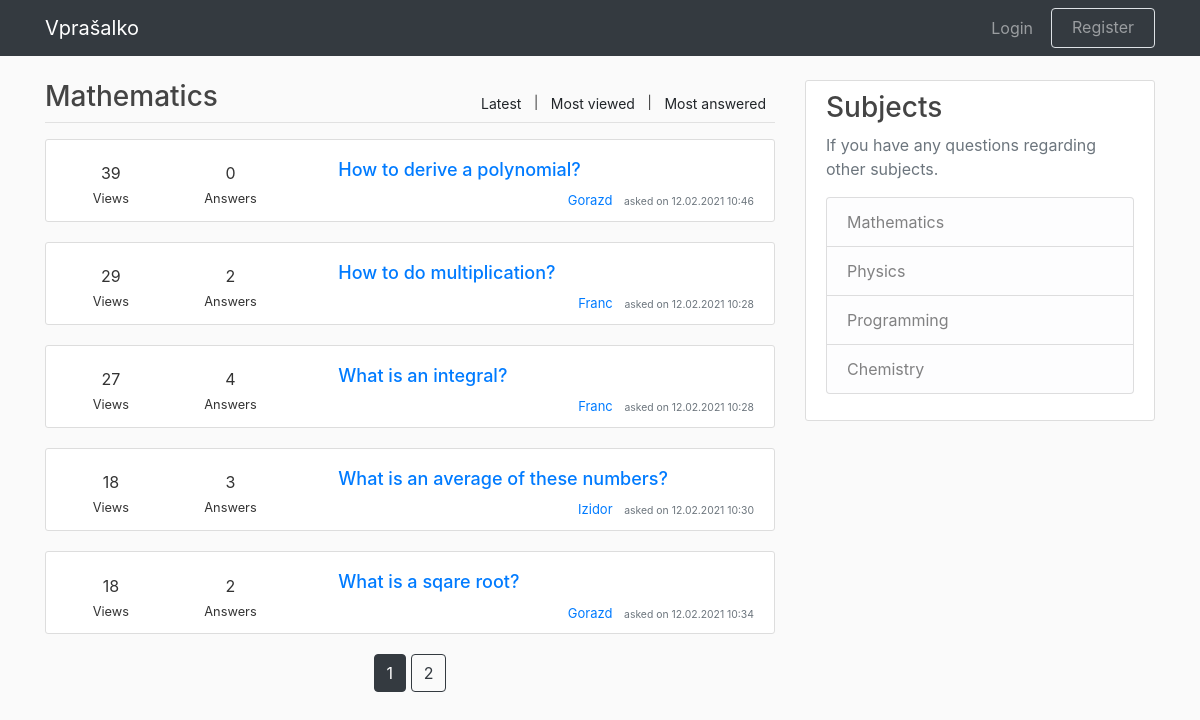
The app's page /home/most_viewed with its own data.
### application/models.py (models this page shows, shortened)
class Question(db.Model, UserMixin):
    id = db.Column(db.Integer, primary_key=True)
    title = db.Column(db.String(100), nullable=False)
    date_posted = db.Column(
        db.DateTime, nullable=False, default=datetime.utcnow
    )
    content = db.Column(db.Text, nullable=False)
    views = db.Column(db.Integer, default=0)
    num_answers = db.Column(db.Integer, default=0)
    user_id = db.Column(db.Integer, db.ForeignKey('user.id'), nullable=False)
    answers = db.relationship(
        "Answer", backref="title", lazy=True, cascade="all, delete-orphan"
    )

class User(db.Model, UserMixin):
    id = db.Column(db.Integer, primary_key=True)
    username = db.Column(db.String(15), unique=True, nullable=False)
    email = db.Column(db.String(120), unique=True, nullable=False)
    password = db.Column(db.String(20), nullable=False)
    description = db.Column(
        db.String(300), nullable=False, default="No description yet."
    )
    questions = db.relationship('Question', backref='author', lazy=True)
    answers = db.relationship('Answer', backref='author', lazy=True)

### application/routes.py (the view)
@app.route("/home/most_viewed")
def most_viewed():
    page = request.args.get("page", default=1, type=int)
    questions = (
        Question.query
        .order_by(Question.views.desc())
        .paginate(page=page, per_page=5)
    )
    return render_template("index.html", questions=questions)

### application/templates/index.html
{% extends "layout.html" %}
{% block content %}
    <div class="col-md-8 pd-0 mg-0">
        <div class="forum-title">
            <div class="float-right forum-desc filter">
                <small>
                    <a class="btn btn-sm btn-custom"
                    href="/"> Latest</a> |
                    <a class="btn btn-sm btn-custom"
                    href="{{ url_for('most_viewed') }}">Most viewed</a> |
                    <a class="btn btn-sm btn-custom"
                    href="{{ url_for('most_answered') }}">Most answered</a>
                </small>
            </div>
            <h3>Mathematics</h3>
        </div>
        <hr class="title-line">
        {% for question in questions.items %}
            <article class="media content-section">
                <div class="media-body">
                    <div class="row">
                        <div class="col-md-2 question-info mt-auto mb-auto">
                            <span class="likes-number">{{ question.views }}</span>
                            <div>
                                <small>Views</small>
                            </div>
                        </div>
                        <div class="col-md-2 question-info mt-auto mb-auto">
                            <span class="answers-number">{{ question.num_answers }}</span>
                            <div>
                                <small>Answers</small>
                            </div>
                        </div>
                        <div class="col-md-8 pl-5">
                            <h3>
                                <a class="article-title"
                                href="{{ url_for('question_post', question_id=question.id) }}">
                                    {{ question.title }}
                                </a>
                            </h3>
                            <div class="article-metadata article-info">
                                <a class="mr-2"
                                href="{{ url_for('user_profile', username=question.author.username) }}">
                                    {{ question.author.username }}
                                </a>
                                <small class="text-muted">
                                    asked on {{ question.date_posted.strftime('%d.%m.%Y %H:%M') }}
                                </small>
                            </div>
                        </div>
                    </div>
                </div>
            </article>
        {% endfor %}
        <div class="page-align">
            {% for page_num in questions.iter_pages(
                left_edge=1, right_edge=1, left_current=1, right_current=2
            ) %}
                {% if page_num %}
                    {% if questions.page == page_num %}
                        <a class="btn btn-dark mb-4"
                        href="{{ url_for('home', page=page_num) }}">{{ page_num }}</a>
                    {% else %}
                        <a class="btn btn-outline-dark mb-4"
                        href="{{ url_for('home', page=page_num) }}">{{ page_num }}</a>
                    {% endif %}
                {% else %}
                    ...
                {% endif %}
            {% endfor %}
        </div>
    </div>
    {% include "sidebar.html" %}
{% endblock content %}

### application/static/style.css (style rules this page uses)
body { background: #fafafa; color: #333333; margin-top: 5rem; }
h1, h2, h3, h4, h5, h6 { color: #444444; }
.content-section { background: #ffffff; padding: 10px 20px; border: 1px solid #dddddd; border-radius: 3px; margin-bottom: 20px; }
.filter { margin-top: 8px; }
.title-line { margin-top: 0px; }
.question-info { padding-top: 10px; text-align: center; }
.article-title { font-size: large; text-align: center }
.article-info { text-align: right; font-size: small; }
.page-align { text-align: center; }

### records on screen
Question: views "39", num_answers "0", title "How to derive a polynomial?", author.username "Gorazd", date_posted "12.02.2021 10:46"
Question: views "29", num_answers "2", title "How to do multiplication?", author.username "Franc", date_posted "12.02.2021 10:28"
Question: views "27", num_answers "4", title "What is an integral?", author.username "Franc", date_posted "12.02.2021 10:28"
Question: views "18", num_answers "3", title "What is an average of these numbers?", author.username "Izidor", date_posted "12.02.2021 10:30"
Question: views "18", num_answers "2", title "What is a sqare root?", author.username "Gorazd", date_posted "12.02.2021 10:34"

### other values on screen
{{ page_num }} "1"
{{ page_num }} "2"
